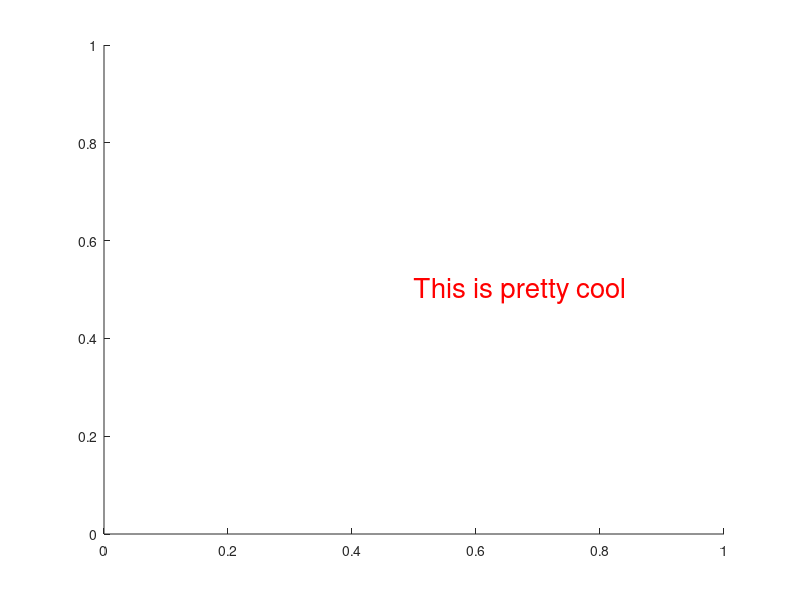

Write the MATLAB code that produced this figure.
h = figure
set(h, 'Pointer','crosshair')
g = text(0.5,0.5, 'This is pretty cool')
pause %waiting for a single keypress
h725 = get(h, 'CurrentCharacter')
set(g,'color','r','fontsize',20)